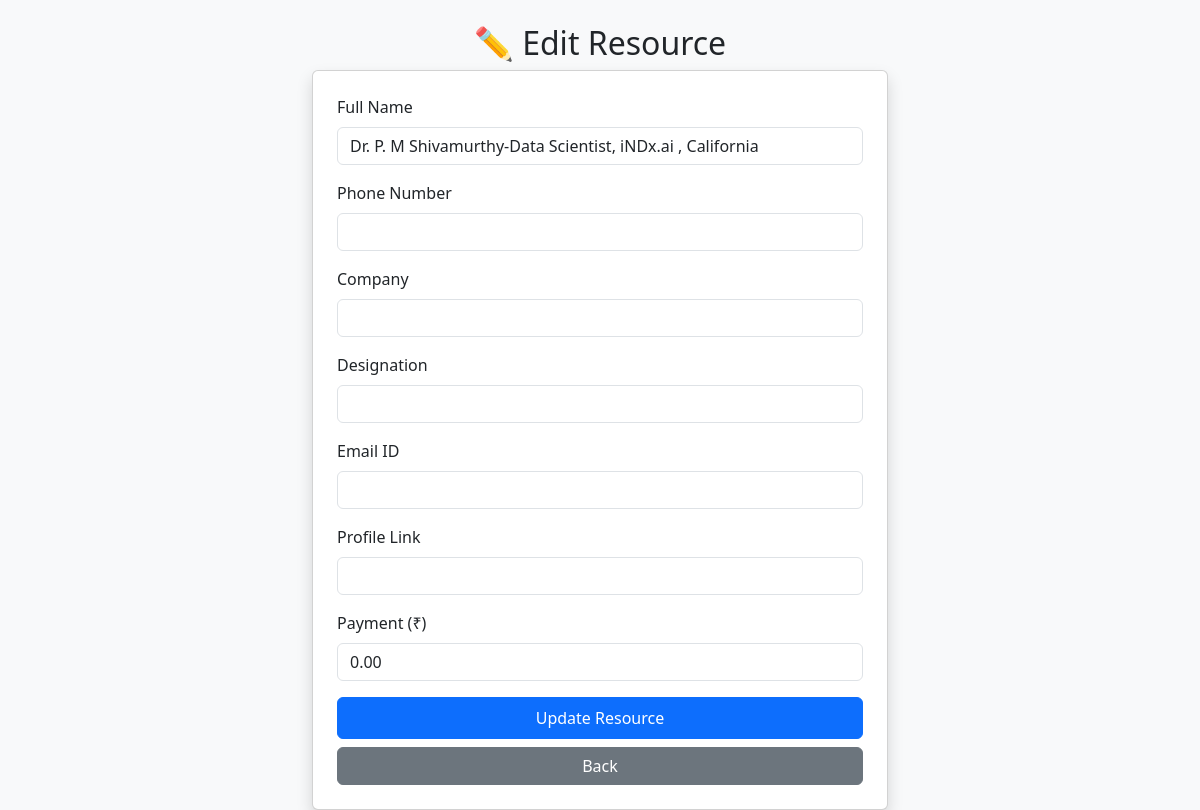
The app's page /edit_resource.php?id=11 with its own data.
### tables this page shows
CREATE TABLE IF NOT EXISTS `resource_info` (
  `id` int NOT NULL AUTO_INCREMENT,
  `name` varchar(255) NOT NULL,
  `phone_number` varchar(20) DEFAULT NULL,
  `company` varchar(255) DEFAULT NULL,
  `designation` varchar(255) DEFAULT NULL,
  `email_id` varchar(255) DEFAULT NULL,
  `profile_link` varchar(500) DEFAULT NULL,
  `payment` decimal(10,2) DEFAULT NULL,
  `created_at` timestamp NULL DEFAULT CURRENT_TIMESTAMP,
  PRIMARY KEY (`id`)
);

### edit_resource.php (the view, shortened to what this page needs)
<?php
include 'db.php';
$id = intval($_GET['id']);
$stmt = $conn->prepare("SELECT * FROM resource_info WHERE id = ?");
$stmt->bind_param("i", $id);
$stmt->execute();
$result = $stmt->get_result();
$data = $result->fetch_assoc();
?>
<!DOCTYPE html>
<html>
<head>
    <link href="https://cdn.jsdelivr.net/npm/bootstrap@5.3.3/dist/css/bootstrap.min.css" rel="stylesheet">
</head>
<body>
<div class="container mt-4">
    <h2 class="text-center">✏️ Edit Resource</h2>
    <div class="card p-4 shadow">
        <form method="POST">
            <label class="form-label">Full Name</label>
            <input type="text" name="name" class="form-control mb-3" value="<?= htmlspecialchars($data['name']) ?>" required>
            <label class="form-label">Phone Number</label>
            <input type="text" name="phone_number" class="form-control mb-3" value="<?= htmlspecialchars($data['phone_number']) ?>">
            <label class="form-label">Company</label>
            <input type="text" name="company" class="form-control mb-3" value="<?= htmlspecialchars($data['company']) ?>">
            <label class="form-label">Designation</label>
            <input type="text" name="designation" class="form-control mb-3" value="<?= htmlspecialchars($data['designation']) ?>">
            <label class="form-label">Email ID</label>
            <input type="email" name="email_id" class="form-control mb-3" value="<?= htmlspecialchars($data['email_id']) ?>">
            <label class="form-label">Profile Link</label>
            <input type="url" name="profile_link" class="form-control mb-3"
                   value="<?= htmlspecialchars($data['profile_link']) ?>">
            <label class="form-label">Payment (₹)</label>
            <input type="number" name="payment" class="form-control mb-3" step="0.01" min="0"
                   value="<?= htmlspecialchars($data['payment']) ?>">
            <button type="submit" name="update" class="btn btn-primary w-100 py-2">Update Resource</button>
            <a href="resource_info.php" class="btn btn-secondary w-100 mt-2">Back</a>
        </form>
    </div>
</div>
</body>
</html>

### edit_resource.php (style rules this page uses)
body { background: #f8f9fa; }
.container { max-width: 600px; }

### records on screen
resource_info: name "Dr. P. M Shivamurthy-Data Scientist, iNDx.ai , California", payment "0.00"
